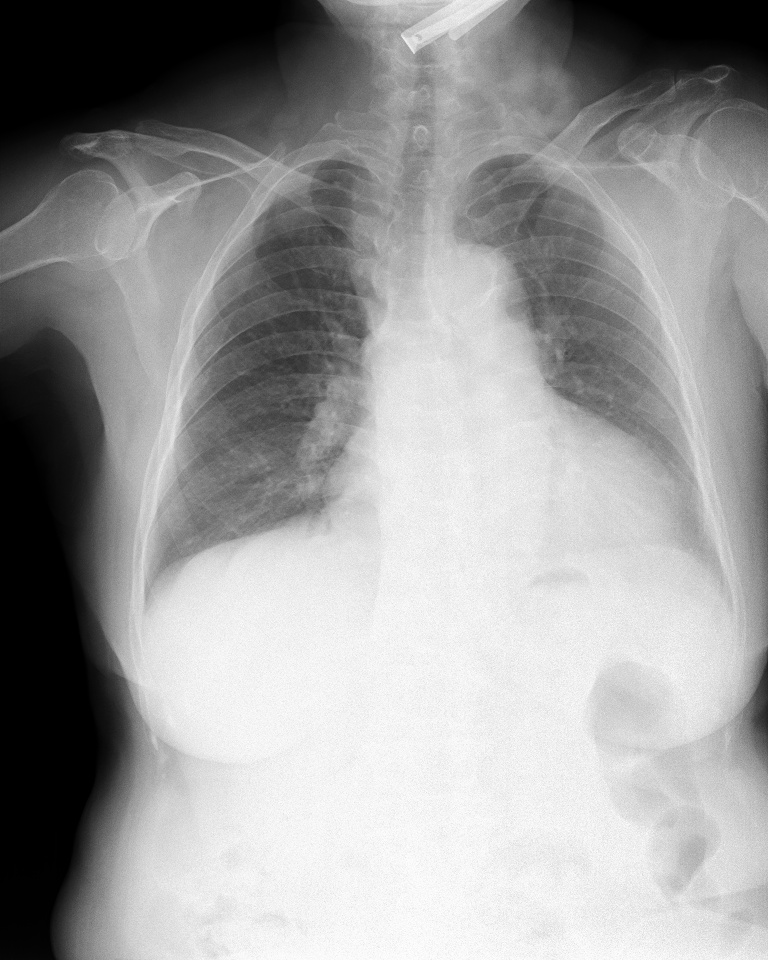
#> input picture Image-Augmentations-Visualize/dataset/051132a778e61a86eb147c7c6f564dfe.jpg, 768 x 960 px
$ python random_shear.py
#> lines starting #> are read from the running program, lines starting #| are printed output that depends on the picture
#> in main, img is the input picture: shape (960, 768, 3); min 0, max 255, mean 155.6
#| img.shape = (960, 768, 3)
### Image-Augmentations-Visualize/src/data_augmentation.py
import random
import numpy as np
import cv2
import os
import sys
from src.utils import clip_bboxes, rotate_img, convert_2_to_4_corners, rotate_bboxes, convert_4_to_2_corners, letterbox_img

class RandomHorizontalFlip_(object):
    '''Radnomly horizontally flip the Image with the probability p.
    Args:
        p: (float) The probability with which the image is flipped.

    Output:
        img: (np.array) The flipped image with shape (HxWxC)
        bboxes: (np.array) The transformed bounding boxe with shape (N, 4)
                N is number of bounding boxes and 4 represents x_min, y_min, x_max, y_max.
        labels: (ndarray) the transformed labels
    '''

    def __init__(self, p):
        self.p = p

    # [28 lines left out: function __call__, not called in this run]


class RandomVerticalFlip_(object):
    '''Radnomly vertical flip the Image with the probability p.
    Args:
        p: (float) The probability with which the image is flipped.

    Output:
        img: (np.array) The flipped image with shape (HxWxC)
        bboxes: (np.array) The transformed bounding boxe with shape (N, 4)
                N is number of bounding boxes and 4 represents x_min, y_min, x_max, y_max.
        labels: (ndarray) the transformed labels
    '''
    def __init__(self, p):
        self.p = p

    # [24 lines left out: function __call__, not called in this run]


class RandomScale(object):
    ''' Randomly scale an image
    Bounding boxes which have an area of less than 25% in the remaining in the
    transformed image is dropped (removed). The resolution is maintained, and the remaining
    area if any is filled by black color.

    Args:
        scale: (float or tuple(float))
               If **float**, the image is scale by a factor from a range (1 - scale, 1 + scale)
               If **typle**, the image is scale by a factor from value specified by the tuple.

        diff: (bool) If False, remain the aspect ratio of image. Otherwise, if True
              the scale of image's height and image's width is not the same.
        p: (float) The probability with which the image is scaled.

    Outputs:
        img: (ndarray) The scaled image with shape (H, W, C)
        bboxes: (ndarray) The transformed bounding boxe with shape (N, 4)
                N is number of bounding boxes and 4 represents x_min, y_min, x_max, y_max.
        labels: (ndarray) the transformed labels
    '''

    # [60 lines left out: functions __init__, __call__, not called in this run]


class Scale(object):
    ''' Scale an image
    Bounding boxes which have an area of less than 25% in the remaining in the
    transformed image is dropped (removed). The resolution is maintained, and the remaining
    area if any is filled by black color.

    Args:
        scale_x: (float) If **float**, the image's width is scale by a factor 1 + scale
        scale_y: (float) If **float**, the image's height is scale by a factor 1 + scale
        p: (float) The probability with which the image is scaled.

    Outputs:
        img: (ndarray) The scaled image with shape (H, W, C)
        bboxes: (ndarray) The transformed bounding boxe with shape (N, 4)
                N is number of bounding boxes and 4 represents x_min, y_min, x_max, y_max.
        labels: (ndarray) the transformed labels
    '''

    # [45 lines left out: functions __init__, __call__, not called in this run]


class RandomTranslate(object):
    ''' Randomly Translates the image
    Bounding boxes which have an area of less tahn 25% in the
    remaining in the transformed image is dropped (removed).
    The resolution is maintained, and the remaining area if any
    is filled by black color.

    Args:
        translate: (float or tuple(float))
                   if **float**, the image is translated by a factor drawn
                   randomly from a range (1 - translate, 1 + translate)
                   if **tuple**, translate is drawn randomly from specified by the tuple.
        diff: (bool) If False, remain the aspect ratio of image. Otherwise, if True
              the scale of image's height and image's width is not the same.
        p: (float) The probability with which the image is translated.

    Output:
        img: (ndarray) The scaled image with shape (H, W, C)
        bboxes: (ndarray) The transformed bounding boxe with shape (N, 4)
                N is number of bounding boxes and 4 represents x_min, y_min, x_max, y_max.
        labels: (ndarray) the transformed labels
    '''

    # [59 lines left out: functions __init__, __call__, not called in this run]

class Translate(object):
    ''' Randomly Translates the image
    Bounding boxes which have an area of less tahn 25% in the
    remaining in the transformed image is dropped (removed).
    The resolution is maintained, and the remaining area if any
    is filled by black color.

    Args:
        translate_x: (float) If **float**, the image's width is translated with this factor
        translate_y: (float) If **float**, the image's height is translated with this factor
        p: (float) The probability with which the image is translated.

    Output:
        img: (ndarray) The scaled image with shape (H, W, C)
        bboxes: (ndarray) The transformed bounding boxe with shape (N, 4)
                N is number of bounding boxes and 4 represents x_min, y_min, x_max, y_max.
        labels: (ndarray) the transformed labels
    '''

    # [51 lines left out: functions __init__, __call__, not called in this run]


class RandomRotate(object):
    ''' Randomly rotates an images
    Bounding boxes which habe an area og less than 25% in the remaining in the
    transformed image is dropped (removed). The resolution is maintained, and the remaining
    area if nay is filled by black color.

    Args:
        angle: (float or tuple(float))
               If **float**, the image is rotated by a factor drawn
               randomly from a range (- angle, angle)
               If **tuple**, the angle is drawn randomly from value specified by the tuple
        p: (float) The probability with which the image is rotated.

    Output:
        img: (ndarray) The scaled image with shape (H, W, C)
        bboxes: (ndarray) The transformed bounding boxe with shape (N, 4)
                N is number of bounding boxes and 4 represents x_min, y_min, x_max, y_max.
        labels: (ndarray) the transformed labels
    '''

    # [49 lines left out: functions __init__, __call__, not called in this run]


class Rotate(object):
    ''' Rotates an images
    Bounding boxes which habe an area og less than 25% in the remaining in the
    transformed image is dropped (removed). The resolution is maintained, and the remaining
    area if nay is filled by black color.

    Args:
        angle: (float) Angle by which the image is to be rotated
        p: (float) The probability with which the image is rotated.

    Output:
        img: (ndarray) The scaled image with shape (H, W, C)
        bboxes: (ndarray) The transformed bounding boxe with shape (N, 4)
                N is number of bounding boxes and 4 represents x_min, y_min, x_max, y_max.
        labels: (ndarray) the transformed labels
    '''

    def __init__(self, angle=20, p=0.5):
        self.angle = angle
        self.p = p

    # [40 lines left out: function __call__, not called in this run]


class RandomShear(object):
    """ Randomly shears an image in the horizontal direction
    Bounding boxes which have an area of less than 25% in the remaining in the
    transformed image is dropped. The resolution is maintained, and the remaining
    area if any is filled by black color.

    Args:
        shear_factor: (float or tuple(float))
                      If **float**, the image is sheared horizontally by a factor drawn
                      randomly from a range (-`shear_factor`, `shear_factor`).
                      If **tuple**, the `shear_factor` is drawn randomly from values specified by the
                      tuple.
        p: (float) The probability with which the image is rotated.

    Output:
        img: (ndarray) The scaled image with shape (H, W, C)
        bboxes: (ndarray) The transformed bounding boxe with shape (N, 4)
                N is number of bounding boxes and 4 represents x_min, y_min, x_max, y_max.
        labels: (ndarray) the transformed labels
    """

    def __init__(self, shear_factor=0.2, p=0.5):
        self.shear_factor = shear_factor
        self.p = p
        if type(self.shear_factor) == tuple:
            assert len(self.shear_factor) == 2, "Invalid range for shearing factor"
        else:
            self.shear_factor = (-self.shear_factor, self.shear_factor)

    def __call__(self, img, bboxes, labels):
        img = img.copy()
        bboxes = bboxes.copy()
        labels = labels.copy()

        if random.random() < self.p:
            shear_factor = random.uniform(*self.shear_factor)

            # get the width, height of image
            h, w = img.shape[0], img.shape[1]

            # in document explain why we horizontal flip image when shear is negative
            '''
            if shear_factor < 0:
            1. Horizontal flip image.
            2. Shearing image with positive shear_factor.
            3. Horizontal flip image again
            '''

            if shear_factor < 0:
                img, bboxes = RandomHorizontalFlip_(p = 1)(img, bboxes)

            # create the shearing matrix
            shear_matrix = np.array([[1, abs(shear_factor), 0],
                                     [0, 1, 0]])

            # when shearing, for maintaining the information of image
            # then the image's width will change
            new_w = w + abs(shear_factor * h)

            # the cooridnate of bounding boxes (x_min, x_max) change
            bboxes[:, [0, 2]] += ((bboxes[:, [1, 3]]) * abs(shear_factor)).astype(int)

            # shearing the image
            img = cv2.warpAffine(img, shear_matrix, dsize = (int(new_w), h))
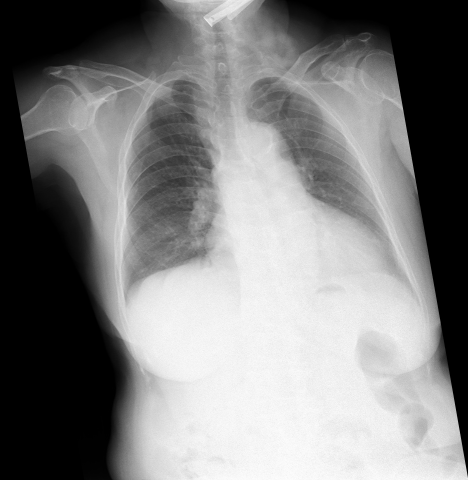
#> img: shape (960, 936, 3) (shown at 1/2 size); min 0, max 255, mean 127.7

            # if shear_factor < 0, we flip it again
            if shear_factor < 0:
                img, bboxes = RandomHorizontalFlip_(p = 1)(img, bboxes)

            # resize the image (after shearing) into original size
            img = cv2.resize(img, (w, h))
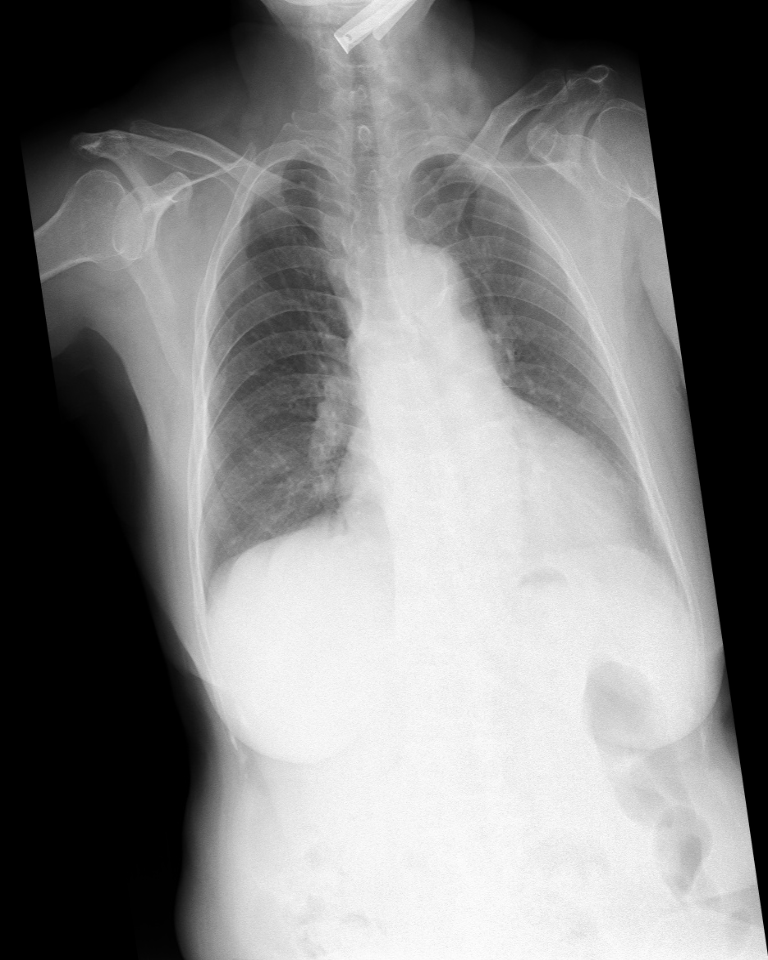
#> img: shape (960, 768, 3); min 0, max 255, mean 127.7

            # cause we resize the image --> resize the coordinates of bboxes
            scale_factor_x = new_w / w
#> (the rest of the program and of its run is left out)
